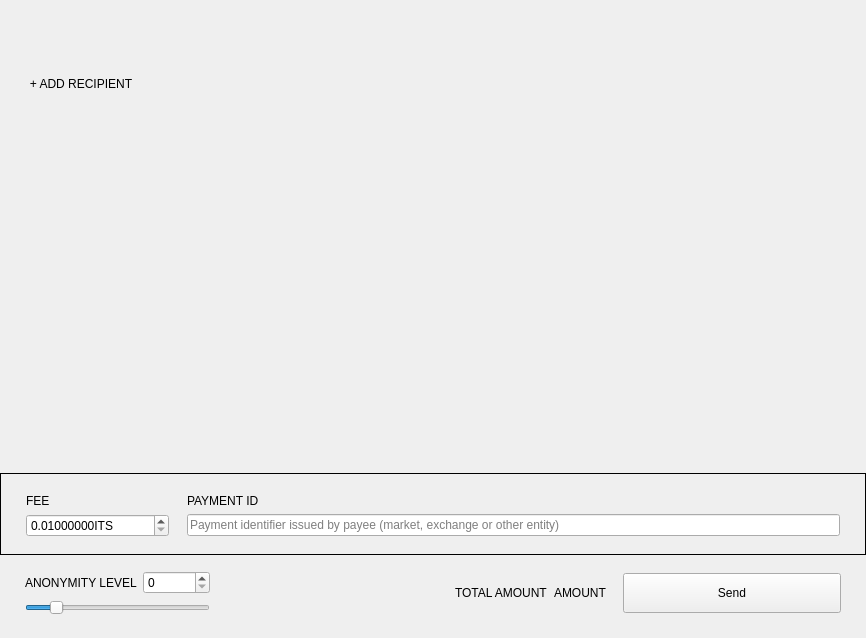
<?xml version="1.0" encoding="UTF-8"?>
<ui version="4.0">
 <class>SendFrame</class>
 <widget class="QFrame" name="SendFrame">
  <property name="geometry">
   <rect>
    <x>0</x>
    <y>0</y>
    <width>866</width>
    <height>638</height>
   </rect>
  </property>
  <property name="windowTitle">
   <string>Frame</string>
  </property>
  <property name="frameShape">
   <enum>QFrame::NoFrame</enum>
  </property>
  <property name="frameShadow">
   <enum>QFrame::Raised</enum>
  </property>
  <layout class="QVBoxLayout" name="verticalLayout">
   <property name="spacing">
    <number>5</number>
   </property>
   <property name="sizeConstraint">
    <enum>QLayout::SetDefaultConstraint</enum>
   </property>
   <property name="leftMargin">
    <number>0</number>
   </property>
   <property name="topMargin">
    <number>0</number>
   </property>
   <property name="rightMargin">
    <number>0</number>
   </property>
   <property name="bottomMargin">
    <number>0</number>
   </property>
   <item>
    <widget class="WalletGui::ResizableScrollArea" name="m_sendScrollarea">
     <property name="enabled">
      <bool>true</bool>
     </property>
     <property name="sizePolicy">
      <sizepolicy hsizetype="MinimumExpanding" vsizetype="Preferred">
       <horstretch>0</horstretch>
       <verstretch>0</verstretch>
      </sizepolicy>
     </property>
     <property name="autoFillBackground">
      <bool>false</bool>
     </property>
     <property name="styleSheet">
      <string notr="true"/>
     </property>
     <property name="frameShape">
      <enum>QFrame::NoFrame</enum>
     </property>
     <property name="sizeAdjustPolicy">
      <enum>QAbstractScrollArea::AdjustToContents</enum>
     </property>
     <property name="widgetResizable">
      <bool>true</bool>
     </property>
     <widget class="QWidget" name="scrollAreaWidgetContents">
      <property name="geometry">
       <rect>
        <x>0</x>
        <y>0</y>
        <width>866</width>
        <height>69</height>
       </rect>
      </property>
      <property name="sizePolicy">
       <sizepolicy hsizetype="Preferred" vsizetype="Preferred">
        <horstretch>0</horstretch>
        <verstretch>0</verstretch>
       </sizepolicy>
      </property>
      <property name="styleSheet">
       <string notr="true"/>
      </property>
      <layout class="QVBoxLayout" name="m_transfersLayout">
       <property name="spacing">
        <number>0</number>
       </property>
       <property name="sizeConstraint">
        <enum>QLayout::SetNoConstraint</enum>
       </property>
       <property name="leftMargin">
        <number>0</number>
       </property>
       <property name="topMargin">
        <number>0</number>
       </property>
       <property name="rightMargin">
        <number>0</number>
       </property>
       <property name="bottomMargin">
        <number>0</number>
       </property>
      </layout>
     </widget>
    </widget>
   </item>
   <item>
    <layout class="QHBoxLayout" name="horizontalLayout_2">
     <property name="spacing">
      <number>0</number>
     </property>
     <item>
      <spacer name="horizontalSpacer_3">
       <property name="orientation">
        <enum>Qt::Horizontal</enum>
       </property>
       <property name="sizeType">
        <enum>QSizePolicy::Fixed</enum>
       </property>
       <property name="sizeHint" stdset="0">
        <size>
         <width>25</width>
         <height>20</height>
        </size>
       </property>
      </spacer>
     </item>
     <item>
      <widget class="WalletGui::WalletNormalLinkLikeButton" name="m_addRecipientButton">
       <property name="cursor">
        <cursorShape>PointingHandCursor</cursorShape>
       </property>
       <property name="focusPolicy">
        <enum>Qt::NoFocus</enum>
       </property>
       <property name="text">
        <string>+ ADD RECIPIENT</string>
       </property>
       <property name="flat">
        <bool>true</bool>
       </property>
      </widget>
     </item>
     <item>
      <spacer name="horizontalSpacer_2">
       <property name="orientation">
        <enum>Qt::Horizontal</enum>
       </property>
       <property name="sizeHint" stdset="0">
        <size>
         <width>478</width>
         <height>17</height>
        </size>
       </property>
      </spacer>
     </item>
    </layout>
   </item>
   <item>
    <spacer name="verticalSpacer_2">
     <property name="orientation">
      <enum>Qt::Vertical</enum>
     </property>
     <property name="sizeType">
      <enum>QSizePolicy::MinimumExpanding</enum>
     </property>
     <property name="sizeHint" stdset="0">
      <size>
       <width>20</width>
       <height>20</height>
      </size>
     </property>
    </spacer>
   </item>
   <item>
    <widget class="QFrame" name="m_sendFeeFrame">
     <property name="frameShape">
      <enum>QFrame::Box</enum>
     </property>
     <property name="frameShadow">
      <enum>QFrame::Plain</enum>
     </property>
     <layout class="QGridLayout" name="gridLayout_2">
      <property name="leftMargin">
       <number>25</number>
      </property>
      <property name="topMargin">
       <number>20</number>
      </property>
      <property name="rightMargin">
       <number>25</number>
      </property>
      <property name="bottomMargin">
       <number>17</number>
      </property>
      <property name="horizontalSpacing">
       <number>18</number>
      </property>
      <item row="0" column="0">
       <widget class="WalletGui::WalletNormalGrayTextLabel" name="label_3">
        <property name="text">
         <string>FEE</string>
        </property>
       </widget>
      </item>
      <item row="0" column="1">
       <widget class="WalletGui::WalletNormalGrayTextLabel" name="m_paymentIdTextLabel">
        <property name="text">
         <string>PAYMENT ID</string>
        </property>
       </widget>
      </item>
      <item row="1" column="0">
       <widget class="QDoubleSpinBox" name="m_feeSpin">
        <property name="buttonSymbols">
         <enum>QAbstractSpinBox::UpDownArrows</enum>
        </property>
        <property name="suffix">
         <string notr="true">ITS</string>
        </property>
        <property name="decimals">
         <number>8</number>
        </property>
        <property name="minimum">
         <double>0.010000000000000</double>
        </property>
        <property name="maximum">
         <double>999999999.000000000000000</double>
        </property>
        <property name="singleStep">
         <double>0.010000000000000</double>
        </property>
        <property name="value">
         <double>0.010000000000000</double>
        </property>
       </widget>
      </item>
      <item row="1" column="1">
       <widget class="WalletGui::ClearableLineEdit" name="m_paymentIdEdit">
        <property name="styleSheet">
         <string notr="true">[errorState=&quot;true&quot;] {
  border-color: #ef3131;
}</string>
        </property>
        <property name="placeholderText">
         <string>Payment identifier issued by payee (market, exchange or other entity)</string>
        </property>
       </widget>
      </item>
     </layout>
    </widget>
   </item>
   <item>
    <widget class="QFrame" name="m_mixinFrame">
     <property name="frameShape">
      <enum>QFrame::NoFrame</enum>
     </property>
     <property name="frameShadow">
      <enum>QFrame::Raised</enum>
     </property>
     <layout class="QGridLayout" name="gridLayout">
      <property name="leftMargin">
       <number>25</number>
      </property>
      <property name="topMargin">
       <number>11</number>
      </property>
      <property name="rightMargin">
       <number>25</number>
      </property>
      <property name="bottomMargin">
       <number>23</number>
      </property>
      <item row="0" column="2" rowspan="2">
       <widget class="QLabel" name="label">
        <property name="text">
         <string/>
        </property>
       </widget>
      </item>
      <item row="0" column="5" rowspan="2">
       <widget class="WalletGui::WalletExtraNormalBlackTextLabel" name="m_totalAmountLabel">
        <property name="text">
         <string>AMOUNT</string>
        </property>
        <property name="indent">
         <number>0</number>
        </property>
       </widget>
      </item>
      <item row="0" column="1">
       <widget class="QSpinBox" name="m_mixinSpin">
        <property name="maximum">
         <number>999999999</number>
        </property>
       </widget>
      </item>
      <item row="0" column="3" rowspan="2">
       <spacer name="horizontalSpacer">
        <property name="orientation">
         <enum>Qt::Horizontal</enum>
        </property>
        <property name="sizeType">
         <enum>QSizePolicy::Expanding</enum>
        </property>
        <property name="sizeHint" stdset="0">
         <size>
          <width>298</width>
          <height>20</height>
         </size>
        </property>
       </spacer>
      </item>
      <item row="1" column="0" colspan="2">
       <widget class="QSlider" name="m_mixinSlider">
        <property name="maximumSize">
         <size>
          <width>16777215</width>
          <height>16777215</height>
         </size>
        </property>
        <property name="maximum">
         <number>50</number>
        </property>
        <property name="pageStep">
         <number>1</number>
        </property>
        <property name="value">
         <number>7</number>
        </property>
        <property name="tracking">
         <bool>false</bool>
        </property>
        <property name="orientation">
         <enum>Qt::Horizontal</enum>
        </property>
       </widget>
      </item>
      <item row="0" column="7" rowspan="2">
       <widget class="WalletGui::WalletLargeBlueButton" name="m_sendButton">
        <property name="sizePolicy">
         <sizepolicy hsizetype="Fixed" vsizetype="Fixed">
          <horstretch>0</horstretch>
          <verstretch>0</verstretch>
         </sizepolicy>
        </property>
        <property name="minimumSize">
         <size>
          <width>218</width>
          <height>40</height>
         </size>
        </property>
        <property name="maximumSize">
         <size>
          <width>218</width>
          <height>40</height>
         </size>
        </property>
        <property name="focusPolicy">
         <enum>Qt::NoFocus</enum>
        </property>
        <property name="text">
         <string>Send</string>
        </property>
       </widget>
      </item>
      <item row="0" column="4" rowspan="2">
       <widget class="WalletGui::WalletNormalGrayTextLabel" name="label_2">
        <property name="text">
         <string>TOTAL AMOUNT</string>
        </property>
       </widget>
      </item>
      <item row="0" column="0">
       <widget class="WalletGui::WalletNormalGrayTextLabel" name="m_mixinTextLabel">
        <property name="text">
         <string>ANONYMITY LEVEL</string>
        </property>
       </widget>
      </item>
      <item row="0" column="6" rowspan="2">
       <spacer name="horizontalSpacer_4">
        <property name="orientation">
         <enum>Qt::Horizontal</enum>
        </property>
        <property name="sizeType">
         <enum>QSizePolicy::Fixed</enum>
        </property>
        <property name="sizeHint" stdset="0">
         <size>
          <width>10</width>
          <height>20</height>
         </size>
        </property>
       </spacer>
      </item>
     </layout>
    </widget>
   </item>
  </layout>
 </widget>
 <customwidgets>
  <customwidget>
   <class>WalletGui::WalletNormalGrayTextLabel</class>
   <extends>QLabel</extends>
   <header>Gui/Common/WalletTextLabel.h</header>
  </customwidget>
  <customwidget>
   <class>WalletGui::ClearableLineEdit</class>
   <extends>QLineEdit</extends>
   <header>Gui/Common/ClearableLineEdit.h</header>
  </customwidget>
  <customwidget>
   <class>WalletGui::WalletLargeBlueButton</class>
   <extends>QPushButton</extends>
   <header>Gui/Common/WalletBlueButton.h</header>
  </customwidget>
  <customwidget>
   <class>WalletGui::ResizableScrollArea</class>
   <extends>QScrollArea</extends>
   <header>Gui/Common/ResizableScrollArea.h</header>
   <container>1</container>
  </customwidget>
  <customwidget>
   <class>WalletGui::WalletNormalLinkLikeButton</class>
   <extends>QPushButton</extends>
   <header>Gui/Common/WalletLinkLikeButton.h</header>
  </customwidget>
  <customwidget>
   <class>WalletGui::WalletExtraNormalBlackTextLabel</class>
   <extends>QLabel</extends>
   <header>Gui/Common/WalletTextLabel.h</header>
  </customwidget>
 </customwidgets>
 <tabstops>
  <tabstop>m_paymentIdEdit</tabstop>
  <tabstop>m_mixinSlider</tabstop>
  <tabstop>m_sendScrollarea</tabstop>
 </tabstops>
 <resources/>
 <connections>
  <connection>
   <sender>m_sendButton</sender>
   <signal>clicked()</signal>
   <receiver>SendFrame</receiver>
   <slot>sendClicked()</slot>
   <hints>
    <hint type="sourcelabel">
     <x>53</x>
     <y>561</y>
    </hint>
    <hint type="destinationlabel">
     <x>432</x>
     <y>294</y>
    </hint>
   </hints>
  </connection>
  <connection>
   <sender>m_mixinSlider</sender>
   <signal>valueChanged(int)</signal>
   <receiver>SendFrame</receiver>
   <slot>mixinValueChanged(int)</slot>
   <hints>
    <hint type="sourcelabel">
     <x>221</x>
     <y>520</y>
    </hint>
    <hint type="destinationlabel">
     <x>432</x>
     <y>294</y>
    </hint>
   </hints>
  </connection>
  <connection>
   <sender>m_addRecipientButton</sender>
   <signal>clicked()</signal>
   <receiver>SendFrame</receiver>
   <slot>addRecipientClicked()</slot>
   <hints>
    <hint type="sourcelabel">
     <x>78</x>
     <y>414</y>
    </hint>
    <hint type="destinationlabel">
     <x>432</x>
     <y>294</y>
    </hint>
   </hints>
  </connection>
  <connection>
   <sender>m_paymentIdEdit</sender>
   <signal>textChanged(QString)</signal>
   <receiver>SendFrame</receiver>
   <slot>validatePaymentId(QString)</slot>
   <hints>
    <hint type="sourcelabel">
     <x>538</x>
     <y>521</y>
    </hint>
    <hint type="destinationlabel">
     <x>432</x>
     <y>318</y>
    </hint>
   </hints>
  </connection>
  <connection>
   <sender>m_mixinSpin</sender>
   <signal>valueChanged(int)</signal>
   <receiver>SendFrame</receiver>
   <slot>mixinValueChanged(int)</slot>
   <hints>
    <hint type="sourcelabel">
     <x>201</x>
     <y>575</y>
    </hint>
    <hint type="destinationlabel">
     <x>432</x>
     <y>318</y>
    </hint>
   </hints>
  </connection>
 </connections>
 <slots>
  <slot>sendClicked()</slot>
  <slot>clearAllClicked()</slot>
  <slot>addRecipientClicked()</slot>
  <slot>mixinValueChanged(int)</slot>
  <slot>validatePaymentId(QString)</slot>
 </slots>
</ui>
